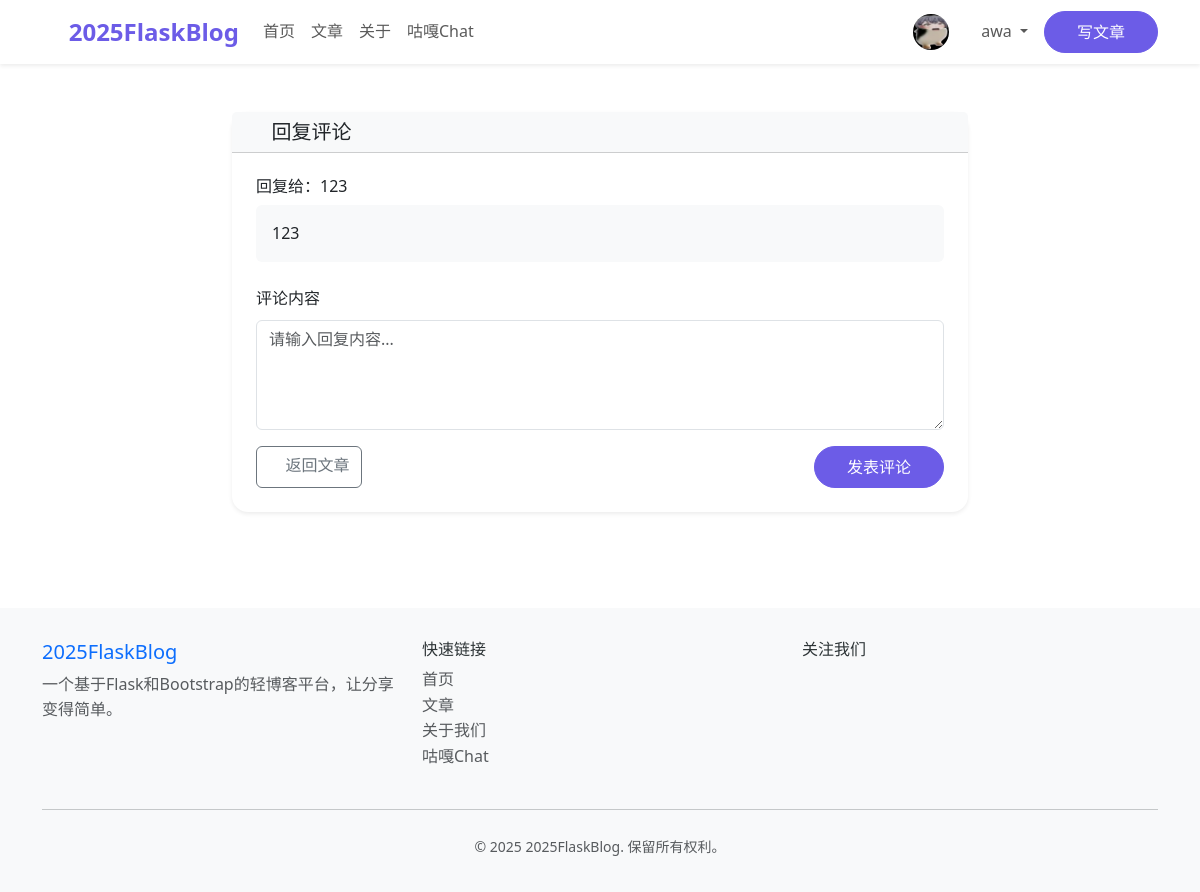
Page /comment/6/reply (signed in) on the committed database.
### app/models.py (models this page shows, shortened)
class User(UserMixin, db.Model):
    __tablename__ = 'users'
    id = db.Column(db.Integer, primary_key=True)
    username = db.Column(db.String(80), unique=True, nullable=False, index=True)
    email = db.Column(db.String(120), unique=True, nullable=False, index=True)
    password_hash = db.Column(db.String(255), nullable=False)
    first_name = db.Column(db.String(50), nullable=True)
    last_name = db.Column(db.String(50), nullable=True)
    bio = db.Column(db.Text, nullable=True)
    avatar_url = db.Column(db.String(255), nullable=True)
    is_active = db.Column(db.Boolean, default=True)
    is_admin = db.Column(db.Boolean, default=False)
    created_at = db.Column(db.DateTime, default=lambda: datetime.now(timezone.utc))
    updated_at = db.Column(db.DateTime, default=lambda: datetime.now(timezone.utc), onupdate=lambda: datetime.now(timezone.utc))
    last_login = db.Column(db.DateTime, nullable=True)
    posts = db.relationship('Post', backref='author', lazy='dynamic', cascade='all, delete-orphan')
    comments = db.relationship('Comment', backref='author', lazy='dynamic', cascade='all, delete-orphan')
    likes = db.relationship('Like', backref='author', lazy='dynamic', cascade='all, delete-orphan')

class Comment(db.Model):
    __tablename__ = 'comments'
    id = db.Column(db.Integer, primary_key=True)
    content = db.Column(db.Text, nullable=False)
    created_at = db.Column(db.DateTime, default=lambda: datetime.now(timezone.utc))
    updated_at = db.Column(db.DateTime, default=lambda: datetime.now(timezone.utc), onupdate=lambda: datetime.now(timezone.utc))
    author_id = db.Column(db.Integer, db.ForeignKey('users.id'), nullable=False)
    post_id = db.Column(db.Integer, db.ForeignKey('posts.id'), nullable=False)
    parent_id = db.Column(db.Integer, db.ForeignKey('comments.id'), nullable=True)
    is_reply = db.Column(db.Boolean, default=False)
    is_approved = db.Column(db.Boolean, default=True)  # 是否审核通过
    is_deleted = db.Column(db.Boolean, default=False)  # 是否删除
    replies = db.relationship('Comment', backref=db.backref('parent', remote_side=[id]), lazy='dynamic', cascade='all, delete-orphan')

### app/routes.py (the view)
@main_bp.route('/comment/<int:comment_id>/reply', methods=['GET'])
@login_required
def reply_comment(comment_id):
    comment = Comment.query.get_or_404(comment_id)
    form = CommentForm()
    form.parent_id.data = comment.id
    return render_template('comment/reply.html', form=form, comment=comment, post=comment.post)

### app/forms.py
class CommentForm(FlaskForm):
    content = TextAreaField('评论内容', validators=[
        DataRequired(message='评论内容不能为空'),
        Length(min=1, max=1000, message='评论内容长度必须在1-1000字符之间')
    ])
    parent_id = HiddenField('父评论ID')  # 用于回复功能
    submit = SubmitField('发表评论')

### app.py (called while the page is built)
@app.context_processor
def inject_user():
    return dict(current_user=current_user)

### app/__init__.py (called while the page is built)
def create_app(config_class=Config):
    app = Flask(__name__)
    app.config.from_object(config_class)
    db.init_app(app)
    login_manager.init_app(app)
    migrate.init_app(app, db)
    bcrypt.init_app(app)
    login_manager.login_view = 'main.login'
    login_manager.login_message = '请先登录才能访问此页面。'
    login_manager.login_message_category = 'info'
    @login_manager.user_loader
    def load_user(user_id):
        from app.models import User
        return User.query.get(int(user_id))
    from app.routes import main_bp
    from app.guga_chat import guga_chat_bp
    app.register_blueprint(main_bp)
    app.register_blueprint(guga_chat_bp)
    @app.template_filter('nl2br')
    def nl2br_filter(text):
        """将换行符转换为HTML的<br>标签"""
        if text is None:
            return ''
        return text.replace('\n', '<br>')
    return app

### app/templates/comment/reply.html (shortened to what this page needs)
{% extends "base.html" %}
{% block content %}
<div class="container py-5">
    <div class="row justify-content-center">
        <div class="col-lg-8">
            <div class="card shadow-sm border-0 rounded-4">
                <div class="card-header bg-light">
                    <h5 class="mb-0"><i class="fas fa-reply me-2"></i>回复评论</h5>
                </div>
                <div class="card-body p-4">
                    <div class="mb-4">
                        <h6>回复给：{{ comment.author.username }}</h6>
                        <div class="bg-light p-3 rounded">
                            {{ comment.content }}
                        </div>
                    </div>
                    <form method="POST" action="{{ url_for('main.add_comment', post_id=post.id) }}">
                        <div class="mb-3">
                            {{ form.content.label(class="form-label") }}
                            {{ form.content(class="form-control", rows="4", placeholder="请输入回复内容...") }}
                        </div>
                        <div class="d-flex justify-content-between">
                            <a href="{{ url_for('main.post_detail', post_id=post.id) }}" class="btn btn-outline-secondary">
                                <i class="fas fa-arrow-left me-1"></i>返回文章
                            </a>
                            {{ form.submit(class="btn btn-primary") }}
                        </div>
                    </form>
                </div>
            </div>
        </div>
    </div>
</div>
{% endblock %}

### app/templates/base.html (shortened to what this page needs)
<!DOCTYPE html>
<html lang="zh-CN">
<head>
    <link href="{{ url_for('static', filename='css/bootstrap.min.css') }}" rel="stylesheet">
</head>
<body>
    <nav class="navbar navbar-expand-lg navbar-light bg-white shadow-sm sticky-top">
        <div class="container">
            <a class="navbar-brand" href="{{ url_for('main.index') }}">
                <i class="fas fa-blog me-2"></i>2025FlaskBlog
            </a>
            <div class="collapse navbar-collapse" id="navbarNav">
                <ul class="navbar-nav me-auto">
                    <li class="nav-item">
                        <a class="nav-link" href="{{ url_for('main.index') }}">首页</a>
                    </li>
                    <li class="nav-item">
                        <a class="nav-link" href="{{ url_for('main.post_list') }}">文章</a>
                    </li>
                    <li class="nav-item">
                        <a class="nav-link" href="{{ url_for('main.about') }}">关于</a>
                    </li>
                    <li class="nav-item">
                        <a class="nav-link" href="{{ url_for('main.guga') }}">咕嘎Chat</a>
                </ul>
                <ul class="navbar-nav">
                    {% if current_user.is_authenticated %}
                        <li class="nav-item d-flex align-items-center">
                            <a href="{{ url_for('main.user_profile', user_id=current_user.id) }}" class="nav-link p-0 me-2">
                                <img src="{{ current_user.avatar_url or url_for('static', filename='img/default_avatar.png') }}" alt="头像" class="rounded-circle" width="36" height="36" style="object-fit:cover;">
                            </a>
                        </li>
                        <li class="nav-item dropdown">
                            <a class="nav-link dropdown-toggle" href="#" id="navbarDropdown" role="button" data-bs-toggle="dropdown">
                                <i class="fas fa-user me-1"></i>{{ current_user.username }}
                            </a>
                        </li>
                        <li class="nav-item">
                            <a class="btn btn-primary ms-2" href="{{ url_for('main.create_post') }}">写文章</a>
                        </li>
                    {% endif %}
                </ul>
            </div>
        </div>
    </nav>
    <main>
        {% block content %}{% endblock %}
    </main>
    <footer class="footer">
        <div class="container">
            <div class="row">
                <div class="col-md-4">
                    <h5 class="text-primary">2025FlaskBlog</h5>
                    <p class="text-muted">一个基于Flask和Bootstrap的轻博客平台，让分享变得简单。</p>
                </div>
                <div class="col-md-4">
                    <h6>快速链接</h6>
                    <ul class="list-unstyled">
                        <li><a href="{{ url_for('main.index') }}" class="text-muted text-decoration-none">首页</a></li>
                        <li><a href="{{ url_for('main.post_list') }}" class="text-muted text-decoration-none">文章</a></li>
                        <li><a href="{{ url_for('main.about') }}" class="text-muted text-decoration-none">关于我们</a></li>
                        <li><a href="{{ url_for('main.guga') }}" class="text-muted text-decoration-none">咕嘎Chat</a></li>
                    </ul>
                </div>
                <div class="col-md-4">
                    <h6>关注我们</h6>
                    <div class="d-flex gap-3">
                        <a href="#" class="text-muted"><i class="fab fa-github fa-lg"></i></a>
                        <a href="#" class="text-muted"><i class="fab fa-twitter fa-lg"></i></a>
                        <a href="#" class="text-muted"><i class="fab fa-linkedin fa-lg"></i></a>
                    </div>
                </div>
            </div>
            <hr class="my-4">
            <div class="text-center text-muted">
                <small>&copy; 2025 2025FlaskBlog. 保留所有权利。</small>
            </div>
        </div>
    </footer>
    <link rel="stylesheet" href="{{ url_for('static', filename='css/all.min.css') }}">
</body>
</html>

### rows in the picture
User: username "awa"
User: author.username "123"
Comment: content "123"
